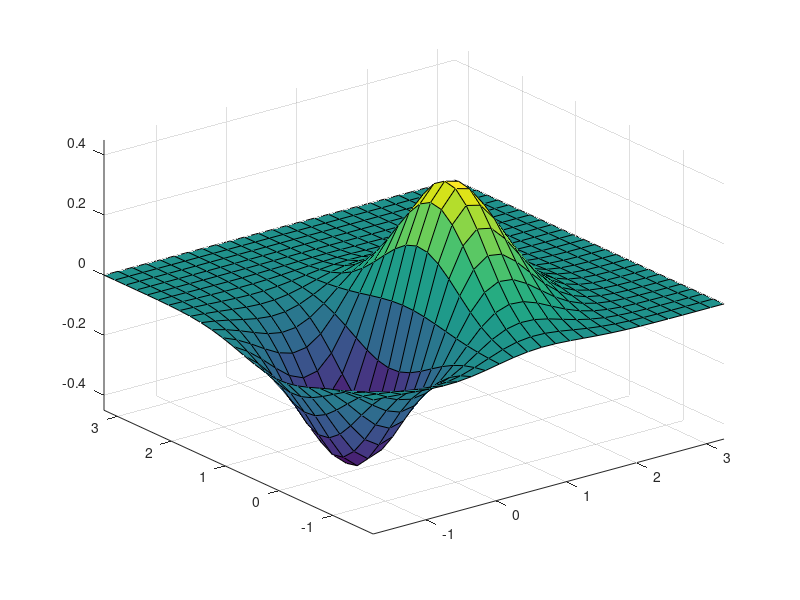

MATLAB code to generate this figure:
clc
[x,y] = meshgrid([-1.75:.2:3.25]);
z = x.*exp(-x.^2-y.^2);
surf(x,y,z)
xlim([-1.75,3.25])
ylim([-1.75,3.25])
zlim([-0.45,0.45])